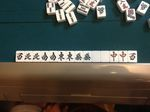
//> input picture client/iOS/MjTsumotter/sample0.jpeg, 150 x 112 px
$ ./match_2d ../client/iOS/MjTsumotter/sample0.jpeg ../client/iOS/MjTsumotter/sample1.jpeg   (built with g++ and OpenCV 4)
//> lines starting //> are read from the running program, lines starting //| are printed output that depends on the picture
#include <stdio.h>
#include <opencv2/core/core.hpp>
#include <opencv2/imgproc/imgproc.hpp>
#include <opencv2/highgui/highgui.hpp>

using namespace cv;

int main(int argc, char** argv)
{
  Mat img1 = imread(argv[1], CV_LOAD_IMAGE_GRAYSCALE);
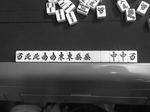
//> img1: 112 rows x 150 cols, CV_8UC1; min 4, max 255, mean 78.1
  Mat img2 = imread(argv[2], CV_LOAD_IMAGE_GRAYSCALE);
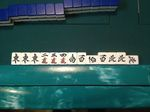
//> input picture client/iOS/MjTsumotter/sample1.jpeg, 150 x 112 px
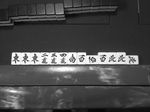
//> img2: 112 rows x 150 cols, CV_8UC1; min 0, max 255, mean 73.9
  Mat out = img1.clone();
  Mat result, bin_img, bin_tmpl;
  Point pt;
  double val;
  int opt = THRESH_BINARY|THRESH_OTSU;

  //threshold(img1, bin_img, 0, 255, opt);
  //threshold(img2, bin_tmpl, 0, 255, opt);
  adaptiveThreshold(img1, bin_img, 255, ADAPTIVE_THRESH_MEAN_C,
      THRESH_BINARY, 7, 8);
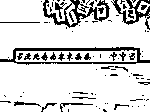
//> bin_img: 112 rows x 150 cols, CV_8UC1; 83.9% white; black in thin lines or dots
  adaptiveThreshold(img2, bin_tmpl, 255, ADAPTIVE_THRESH_MEAN_C,
      THRESH_BINARY, 7, 8);
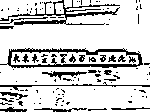
//> bin_tmpl: 112 rows x 150 cols, CV_8UC1; 81.4% white; black in thin lines or dots
  imshow("bin", bin_img);
  waitKey(0);
  imshow("tmpl", bin_tmpl);
  waitKey(0);

  do {
    matchTemplate(bin_img, bin_tmpl, result, CV_TM_CCOEFF_NORMED);
    //matchTemplate(img1, img2, result, CV_TM_CCOEFF_NORMED);
    minMaxLoc(result, NULL, &val, NULL, &pt);
    Rect rect(pt.x,pt.y,img2.cols,img2.rows);
    rectangle(bin_img, rect, Scalar(0,0,255), CV_FILLED);
    rectangle(out, rect, Scalar(0,0,255), 3);
    printf("val = %f\n", val);
    imshow("temp", out);
    waitKey(0);
  } while (val > 0.6);
//> this loop made 1 pass
//> (result, val, rect) on pass 1: ([0.0963], 0.0963, Rect(0, 0, 150, 112))
//| val = 0.096270
//> pass 1, `imshow("temp", out);`:
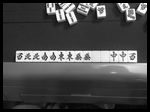
//> window 'temp': 112 rows x 150 cols, CV_8UC1; min 0, max 255, mean 72.2
//> after the loop: bin_img: 112 rows x 150 cols, CV_8UC1; every value is 0


  // [6 lines of commented-out code are left out]
  imshow("temp", out);
  waitKey(0);

  return 0;
}
